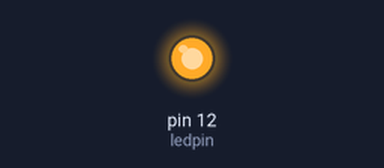
A program run on a simulated Raspberry Pi (header pin numbers). Parts: output pins drawn as LEDs (lit = HIGH).

Above: at 1.5 s.
At 4.5 s:
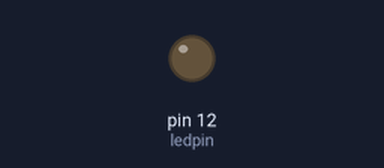
Timing chart, 0 to 7.8 s (numbered marks = the images above):
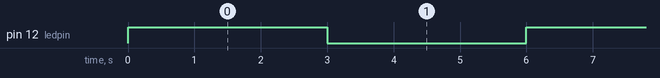

Measured:
- by itself, pin 12 (ledpin): alternates HIGH for 3.0 s and LOW for 3.0 s

The program:

ssr_pwm.py
```python
'''
Control the Brightness of LED using PWM on Raspberry Pi
http://www.electronicwings.com
'''

import RPi.GPIO as GPIO
from time import sleep

ledpin = 12				# PWM pin connected to LED
GPIO.setwarnings(False)			#disable warnings
GPIO.setmode(GPIO.BOARD)		#set pin numbering system
GPIO.setup(ledpin,GPIO.OUT)
pi_pwm = GPIO.PWM(ledpin,500)		#create PWM instance with frequency
pi_pwm.start(0)				#start PWM of required Duty Cycle
while True:
  pi_pwm.ChangeDutyCycle(100) #provide duty cycle in the range 0-100
  sleep(3)
  pi_pwm.ChangeDutyCycle(0)
  sleep(3)
```
